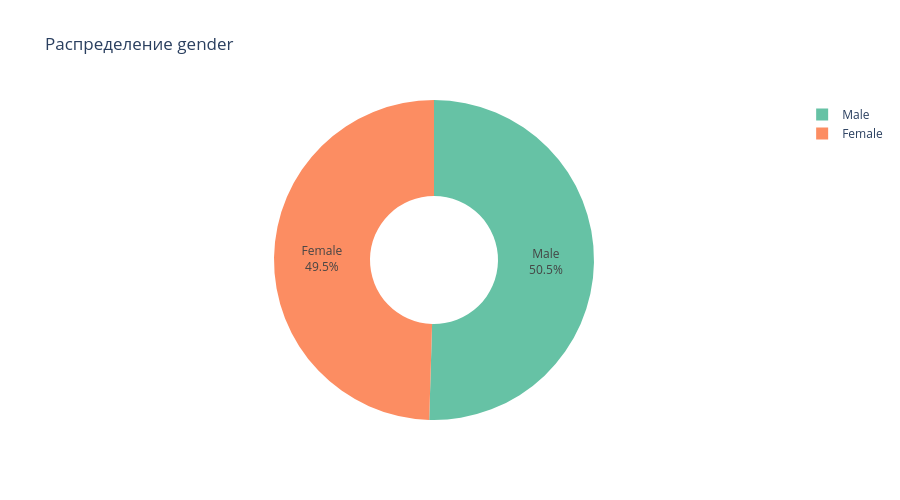
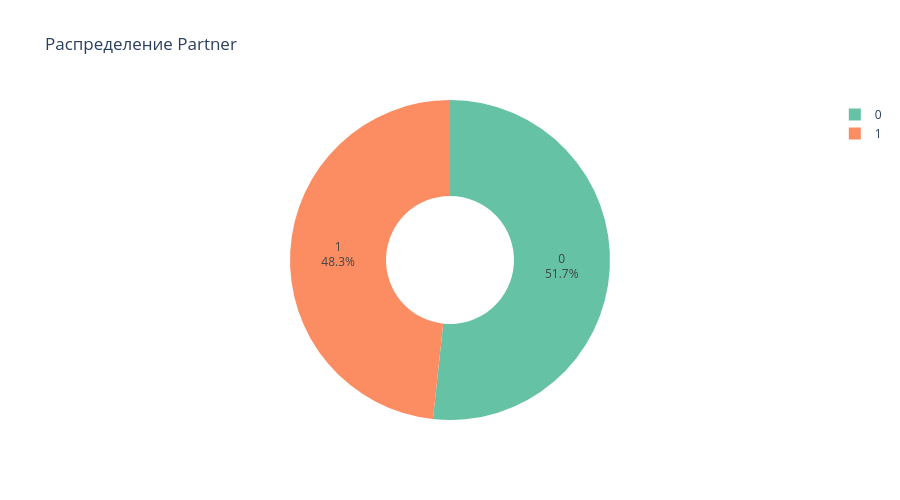
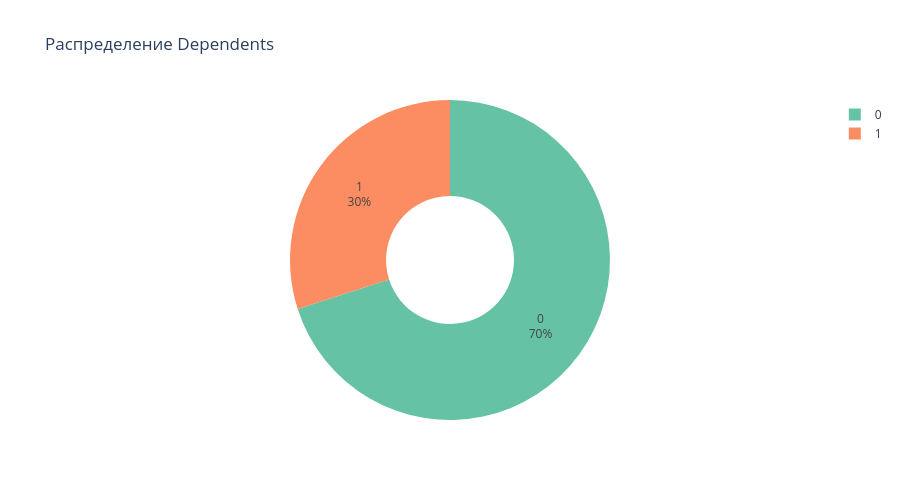
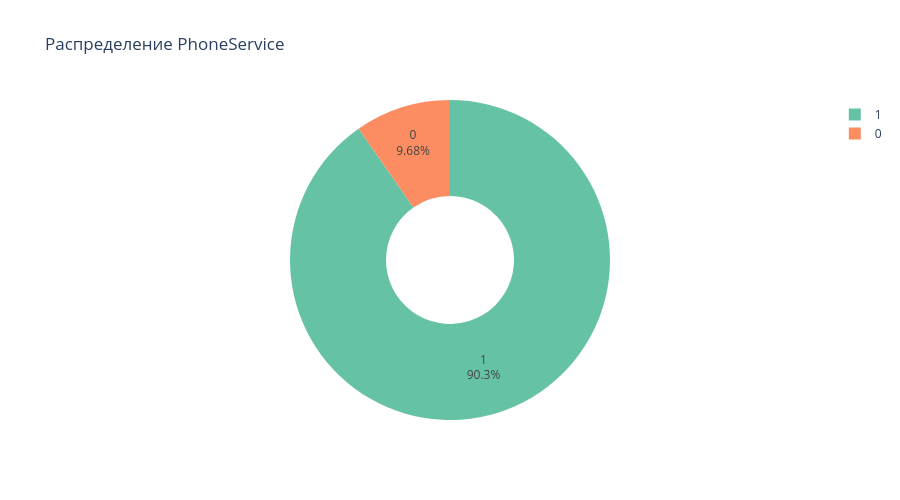

Notebook cell for these charts, in order:
### Code cell
# Таблицы и графики частот для категориальных признаков

categorical_cols = [col for col in df.columns if col not in numerical_cols 
                    and col not in ['customerID', 'Churn', 'customer_type', 
                                    'avg_monthly_per_tenure_month', 'fiber_optic_flag', 
                                    'electronic_check_flag', 'month_to_month_flag']]

for col in categorical_cols:
    freq = df[col].value_counts().head(10)
    percent = df[col].value_counts(normalize=True).head(10) * 100
    table = pd.concat([freq, percent.round(2)], axis=1, keys=['Count', 'Percent (%)'])

    fig = px.pie(df, names=col, title=f'Распределение {col}',
             color_discrete_sequence=px.colors.qualitative.Set2,
             hole=0.4)
    fig.update_traces(textinfo='percent+label')
    fig.update_layout(height=500)

    print(f'Распределение {col}:')
    display(table)
    fig.show()

### Figure 1 — Plotly figure (JSON) as saved in the notebook; plotly's stock layout.template omitted (floating-point values rounded to 4 significant figures; data arrays with more than 128 entries replaced by an {"elided": "..."} marker saying what was removed)
{"data": [{"domain": {"x": [0, 1], "y": [0, 1]}, "hole": 0.4, "hovertemplate": "gender=%{label}<extra></extra>", "labels": {"elided": "7043 str values"}, "legendgroup": "", "name": "", "showlegend": true, "textinfo": "percent+label", "type": "pie"}], "layout": {"height": 500, "legend": {"tracegroupgap": 0}, "piecolorway": ["rgb(102,194,165)", "rgb(252,141,98)", "rgb(141,160,203)", "rgb(231,138,195)", "rgb(166,216,84)", "rgb(255,217,47)", "rgb(229,196,148)", "rgb(179,179,179)"], "title": {"text": "Распределение gender"}}}

### Figure 2 — Plotly figure (JSON) as saved in the notebook; plotly's stock layout.template omitted (floating-point values rounded to 4 significant figures; data arrays with more than 128 entries replaced by an {"elided": "..."} marker saying what was removed)
{"data": [{"domain": {"x": [0, 1], "y": [0, 1]}, "hole": 0.4, "hovertemplate": "Partner=%{label}<extra></extra>", "labels": {"elided": "7043 int values"}, "legendgroup": "", "name": "", "showlegend": true, "textinfo": "percent+label", "type": "pie"}], "layout": {"height": 500, "legend": {"tracegroupgap": 0}, "piecolorway": ["rgb(102,194,165)", "rgb(252,141,98)", "rgb(141,160,203)", "rgb(231,138,195)", "rgb(166,216,84)", "rgb(255,217,47)", "rgb(229,196,148)", "rgb(179,179,179)"], "title": {"text": "Распределение Partner"}}}

### Figure 3 — Plotly figure (JSON) as saved in the notebook; plotly's stock layout.template omitted (floating-point values rounded to 4 significant figures; data arrays with more than 128 entries replaced by an {"elided": "..."} marker saying what was removed)
{"data": [{"domain": {"x": [0, 1], "y": [0, 1]}, "hole": 0.4, "hovertemplate": "Dependents=%{label}<extra></extra>", "labels": {"elided": "7043 int values"}, "legendgroup": "", "name": "", "showlegend": true, "textinfo": "percent+label", "type": "pie"}], "layout": {"height": 500, "legend": {"tracegroupgap": 0}, "piecolorway": ["rgb(102,194,165)", "rgb(252,141,98)", "rgb(141,160,203)", "rgb(231,138,195)", "rgb(166,216,84)", "rgb(255,217,47)", "rgb(229,196,148)", "rgb(179,179,179)"], "title": {"text": "Распределение Dependents"}}}

### Figure 4 — Plotly figure (JSON) as saved in the notebook; plotly's stock layout.template omitted (floating-point values rounded to 4 significant figures; data arrays with more than 128 entries replaced by an {"elided": "..."} marker saying what was removed)
{"data": [{"domain": {"x": [0, 1], "y": [0, 1]}, "hole": 0.4, "hovertemplate": "PhoneService=%{label}<extra></extra>", "labels": {"elided": "7043 int values"}, "legendgroup": "", "name": "", "showlegend": true, "textinfo": "percent+label", "type": "pie"}], "layout": {"height": 500, "legend": {"tracegroupgap": 0}, "piecolorway": ["rgb(102,194,165)", "rgb(252,141,98)", "rgb(141,160,203)", "rgb(231,138,195)", "rgb(166,216,84)", "rgb(255,217,47)", "rgb(229,196,148)", "rgb(179,179,179)"], "title": {"text": "Распределение PhoneService"}}}
